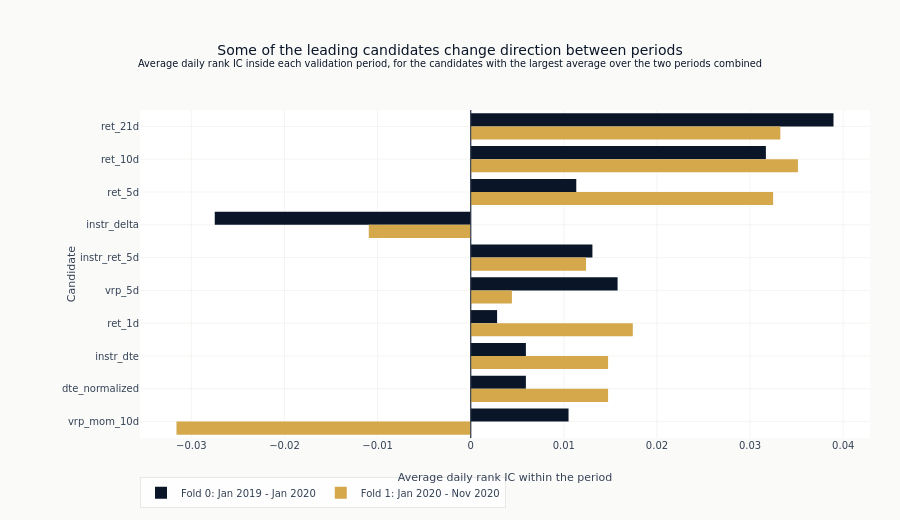

Notebook cell for this chart:
### Markdown cell above
One bar per validation period, for the candidates with the largest average agreement. A
candidate whose two bars point the same way carried one direction through both periods.
A candidate whose bars point opposite ways has an average taken across a sign change,
which is exactly what the average hides and what this figure exists to show.

The split generator numbers periods from the most recent backwards, so the legend gives
each one its dates rather than its number alone.

### Code cell
fold_plot_features = [f for f in leading_features if f in fold_stats]

fold_windows = {
    int(split["fold"]): (_as_date(split["val_start"]), _as_date(split["val_end"]))
    for split in cv_folds
}

fig = go.Figure()
plot_fold_ids = sorted({fid for f in fold_plot_features for fid in fold_stats[f]["fold_ics"]})
for position, fold_id in enumerate(plot_fold_ids):
    val_start, val_end = fold_windows[fold_id]
    fig.add_trace(
        go.Bar(
            x=[fold_stats[f]["fold_ics"].get(fold_id) for f in fold_plot_features],
            y=fold_plot_features,
            orientation="h",
            marker_color=[COLORS["blue"], COLORS["amber"]][position % 2],
            name=f"Fold {fold_id}: {val_start:%b %Y} - {val_end:%b %Y}",
        )
    )
fig.add_vline(x=0, line=dict(color=COLORS["neutral"], width=1))
fig.update_layout(
    template="ml4t",
    height=520,
    width=900,
    barmode="group",
    title={
        "text": (
            "Some of the leading candidates change direction between periods"
            "<br><sup>Average daily rank IC inside each validation period, for the candidates "
            "with the largest average over the two periods combined</sup>"
        )
    },
    margin=dict(l=140, r=30, t=110, b=60),
    legend=dict(orientation="h", y=-0.12, x=0),
)
fig.update_xaxes(title_text="Average daily rank IC within the period")
fig.update_yaxes(title_text="Candidate", autorange="reversed")
show_plotly_with_alt(
    fig,
    "Grouped horizontal bar chart of the average daily rank IC inside each validation period, "
    "two bars per candidate, for the ten candidates with the largest average over the two "
    "periods combined. Seven keep their side in both periods: ret_21d, ret_10d, ret_5d, "
    "instr_ret_5d and the two iv_rv_ratio columns positive, instr_delta negative. Three do not - "
    "iv_mom_10d, vrp_mom_10d and vrp_mom_5d are each negative in fold 0 and positive in fold 1, "
    "iv_mom_10d swinging from about -0.032 to about +0.005. So the three that change direction "
    "between the periods are all momentum terms, and ret_5d, while it keeps its sign, falls from "
    "about 0.036 to about 0.011.",
)

### Figure 1 — Plotly figure (JSON) as saved in the notebook; plotly's stock layout.template omitted (floating-point values rounded to 4 significant figures)
{"data": [{"marker": {"color": "#0a1628"}, "name": "Fold 0: Jan 2019 - Jan 2020", "orientation": "h", "type": "bar", "x": [0.03896, 0.0317, 0.01134, -0.02749, 0.01307, 0.01577, 0.002833, 0.005925, 0.005925, 0.01051], "y": ["ret_21d", "ret_10d", "ret_5d", "instr_delta", "instr_ret_5d", "vrp_5d", "ret_1d", "instr_dte", "dte_normalized", "vrp_mom_10d"]}, {"marker": {"color": "#D4A84B"}, "name": "Fold 1: Jan 2020 - Nov 2020", "orientation": "h", "type": "bar", "x": [0.03325, 0.03514, 0.03247, -0.01094, 0.01238, 0.004423, 0.0174, 0.01475, 0.01475, -0.0316], "y": ["ret_21d", "ret_10d", "ret_5d", "instr_delta", "instr_ret_5d", "vrp_5d", "ret_1d", "instr_dte", "dte_normalized", "vrp_mom_10d"]}], "layout": {"barmode": "group", "height": 520, "legend": {"orientation": "h", "x": 0, "y": -0.12}, "margin": {"b": 60, "l": 140, "r": 30, "t": 110}, "shapes": [{"line": {"color": "#334155", "width": 1}, "type": "line", "x0": 0, "x1": 0, "xref": "x", "y0": 0, "y1": 1, "yref": "y domain"}], "title": {"text": "Some of the leading candidates change direction between periods<br><sup>Average daily rank IC inside each validation period, for the candidates with the largest average over the two periods combined</sup>"}, "width": 900, "xaxis": {"title": {"text": "Average daily rank IC within the period"}}, "yaxis": {"autorange": "reversed", "title": {"text": "Candidate"}}}}
